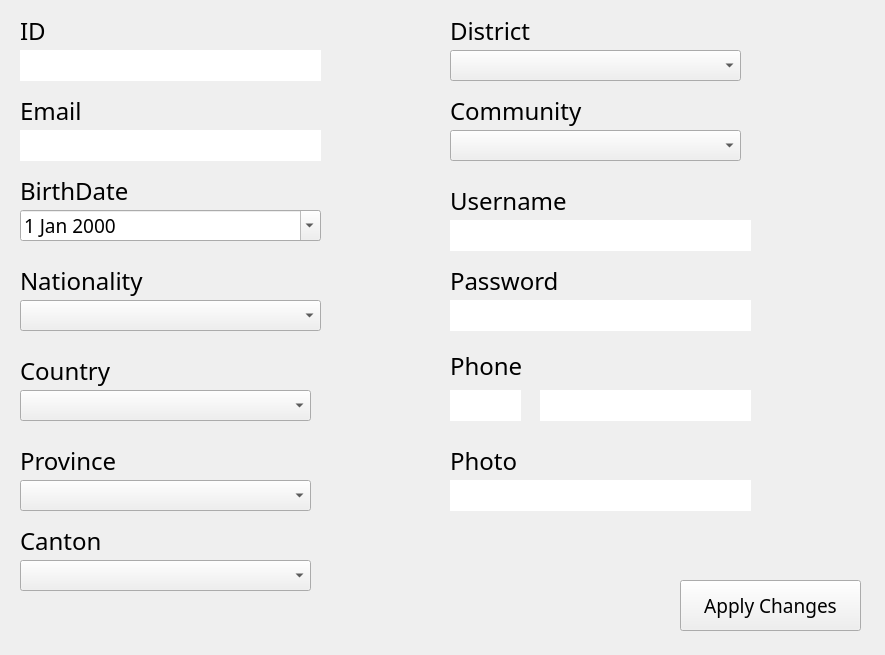
<?xml version="1.0" encoding="UTF-8"?>
<ui version="4.0">
 <class>UserEditWidget</class>
 <widget class="QWidget" name="UserEditWidget">
  <property name="geometry">
   <rect>
    <x>0</x>
    <y>0</y>
    <width>885</width>
    <height>655</height>
   </rect>
  </property>
  <property name="windowTitle">
   <string>UserEdit</string>
  </property>
  <widget class="QLabel" name="UserEdit_Background">
   <property name="geometry">
    <rect>
     <x>0</x>
     <y>0</y>
     <width>843</width>
     <height>655</height>
    </rect>
   </property>
   <property name="sizePolicy">
    <sizepolicy hsizetype="Fixed" vsizetype="Fixed">
     <horstretch>0</horstretch>
     <verstretch>0</verstretch>
    </sizepolicy>
   </property>
   <property name="text">
    <string/>
   </property>
  </widget>
  <widget class="QLineEdit" name="UserEdit_EmailInput">
   <property name="geometry">
    <rect>
     <x>20</x>
     <y>130</y>
     <width>301</width>
     <height>31</height>
    </rect>
   </property>
   <property name="font">
    <font>
     <family>Source Sans Pro</family>
     <pointsize>14</pointsize>
    </font>
   </property>
   <property name="frame">
    <bool>false</bool>
   </property>
  </widget>
  <widget class="QLabel" name="UserEdit_EmailLabel">
   <property name="geometry">
    <rect>
     <x>20</x>
     <y>90</y>
     <width>141</width>
     <height>41</height>
    </rect>
   </property>
   <property name="font">
    <font>
     <family>Source Sans Pro</family>
     <pointsize>18</pointsize>
     <weight>50</weight>
     <bold>false</bold>
    </font>
   </property>
   <property name="text">
    <string>Email</string>
   </property>
  </widget>
  <widget class="QComboBox" name="UserEdit_ProvinceInput">
   <property name="geometry">
    <rect>
     <x>20</x>
     <y>480</y>
     <width>291</width>
     <height>31</height>
    </rect>
   </property>
   <property name="font">
    <font>
     <family>Source Sans Pro</family>
     <pointsize>12</pointsize>
    </font>
   </property>
  </widget>
  <widget class="QLabel" name="UserEdit_BirthDateLabel">
   <property name="geometry">
    <rect>
     <x>20</x>
     <y>170</y>
     <width>141</width>
     <height>41</height>
    </rect>
   </property>
   <property name="font">
    <font>
     <family>Source Sans Pro</family>
     <pointsize>18</pointsize>
     <weight>50</weight>
     <bold>false</bold>
    </font>
   </property>
   <property name="text">
    <string>BirthDate</string>
   </property>
  </widget>
  <widget class="QLabel" name="UserEdit_PasswordLabel">
   <property name="geometry">
    <rect>
     <x>450</x>
     <y>260</y>
     <width>141</width>
     <height>41</height>
    </rect>
   </property>
   <property name="font">
    <font>
     <family>Source Sans Pro</family>
     <pointsize>18</pointsize>
     <weight>50</weight>
     <bold>false</bold>
    </font>
   </property>
   <property name="text">
    <string>Password</string>
   </property>
  </widget>
  <widget class="QComboBox" name="UserEdit_CantonInput">
   <property name="geometry">
    <rect>
     <x>20</x>
     <y>560</y>
     <width>291</width>
     <height>31</height>
    </rect>
   </property>
   <property name="font">
    <font>
     <family>Source Sans Pro</family>
     <pointsize>12</pointsize>
    </font>
   </property>
  </widget>
  <widget class="QLabel" name="UserEdit_UsernameLabel">
   <property name="geometry">
    <rect>
     <x>450</x>
     <y>180</y>
     <width>141</width>
     <height>41</height>
    </rect>
   </property>
   <property name="font">
    <font>
     <family>Source Sans Pro</family>
     <pointsize>18</pointsize>
    </font>
   </property>
   <property name="text">
    <string>Username</string>
   </property>
  </widget>
  <widget class="QLabel" name="UserEdit_CountryLabel">
   <property name="geometry">
    <rect>
     <x>20</x>
     <y>350</y>
     <width>141</width>
     <height>41</height>
    </rect>
   </property>
   <property name="font">
    <font>
     <family>Source Sans Pro</family>
     <pointsize>18</pointsize>
     <weight>50</weight>
     <bold>false</bold>
    </font>
   </property>
   <property name="text">
    <string>Country</string>
   </property>
  </widget>
  <widget class="QLabel" name="UserEdit_IDLabel">
   <property name="geometry">
    <rect>
     <x>20</x>
     <y>10</y>
     <width>141</width>
     <height>41</height>
    </rect>
   </property>
   <property name="font">
    <font>
     <family>Source Sans Pro</family>
     <pointsize>18</pointsize>
     <weight>50</weight>
     <bold>false</bold>
    </font>
   </property>
   <property name="text">
    <string>ID</string>
   </property>
  </widget>
  <widget class="QLabel" name="UserEdit_CommunityLabel">
   <property name="geometry">
    <rect>
     <x>450</x>
     <y>90</y>
     <width>141</width>
     <height>41</height>
    </rect>
   </property>
   <property name="font">
    <font>
     <family>Source Sans Pro</family>
     <pointsize>18</pointsize>
     <weight>50</weight>
     <bold>false</bold>
    </font>
   </property>
   <property name="text">
    <string>Community</string>
   </property>
  </widget>
  <widget class="QLabel" name="UserEdit_ProvinceLabel">
   <property name="geometry">
    <rect>
     <x>20</x>
     <y>440</y>
     <width>141</width>
     <height>41</height>
    </rect>
   </property>
   <property name="font">
    <font>
     <family>Source Sans Pro</family>
     <pointsize>18</pointsize>
     <weight>50</weight>
     <bold>false</bold>
    </font>
   </property>
   <property name="text">
    <string>Province</string>
   </property>
  </widget>
  <widget class="QComboBox" name="UserEdit_NationalityInput">
   <property name="geometry">
    <rect>
     <x>20</x>
     <y>300</y>
     <width>301</width>
     <height>31</height>
    </rect>
   </property>
   <property name="font">
    <font>
     <family>Source Sans Pro</family>
     <pointsize>12</pointsize>
    </font>
   </property>
  </widget>
  <widget class="QComboBox" name="UserEdit_CountryInput">
   <property name="geometry">
    <rect>
     <x>20</x>
     <y>390</y>
     <width>291</width>
     <height>31</height>
    </rect>
   </property>
   <property name="font">
    <font>
     <family>Source Sans Pro</family>
     <pointsize>12</pointsize>
    </font>
   </property>
  </widget>
  <widget class="QLabel" name="UserEdit_DistrictLabel">
   <property name="geometry">
    <rect>
     <x>450</x>
     <y>10</y>
     <width>141</width>
     <height>41</height>
    </rect>
   </property>
   <property name="font">
    <font>
     <family>Source Sans Pro</family>
     <pointsize>18</pointsize>
     <weight>50</weight>
     <bold>false</bold>
    </font>
   </property>
   <property name="text">
    <string>District</string>
   </property>
  </widget>
  <widget class="QLineEdit" name="UserEdit_PhoneInput">
   <property name="geometry">
    <rect>
     <x>540</x>
     <y>390</y>
     <width>211</width>
     <height>31</height>
    </rect>
   </property>
   <property name="font">
    <font>
     <family>Source Sans Pro</family>
     <pointsize>14</pointsize>
    </font>
   </property>
   <property name="frame">
    <bool>false</bool>
   </property>
  </widget>
  <widget class="QLabel" name="UserEdit_CantonLabel">
   <property name="geometry">
    <rect>
     <x>20</x>
     <y>520</y>
     <width>141</width>
     <height>41</height>
    </rect>
   </property>
   <property name="font">
    <font>
     <family>Source Sans Pro</family>
     <pointsize>18</pointsize>
     <weight>50</weight>
     <bold>false</bold>
    </font>
   </property>
   <property name="text">
    <string>Canton</string>
   </property>
  </widget>
  <widget class="QLineEdit" name="UserEdit_PhoneAreaInput">
   <property name="geometry">
    <rect>
     <x>450</x>
     <y>390</y>
     <width>71</width>
     <height>31</height>
    </rect>
   </property>
   <property name="font">
    <font>
     <family>Source Sans Pro</family>
     <pointsize>14</pointsize>
    </font>
   </property>
   <property name="frame">
    <bool>false</bool>
   </property>
  </widget>
  <widget class="QLineEdit" name="UserEdit_IDInput">
   <property name="geometry">
    <rect>
     <x>20</x>
     <y>50</y>
     <width>301</width>
     <height>31</height>
    </rect>
   </property>
   <property name="font">
    <font>
     <family>Source Sans Pro</family>
     <pointsize>14</pointsize>
    </font>
   </property>
   <property name="frame">
    <bool>false</bool>
   </property>
  </widget>
  <widget class="QLineEdit" name="UserEdit_UsernameInput">
   <property name="geometry">
    <rect>
     <x>450</x>
     <y>220</y>
     <width>301</width>
     <height>31</height>
    </rect>
   </property>
   <property name="font">
    <font>
     <family>Source Sans Pro</family>
     <pointsize>14</pointsize>
    </font>
   </property>
   <property name="frame">
    <bool>false</bool>
   </property>
  </widget>
  <widget class="QComboBox" name="UserEdit_DistrictInput">
   <property name="geometry">
    <rect>
     <x>450</x>
     <y>50</y>
     <width>291</width>
     <height>31</height>
    </rect>
   </property>
   <property name="font">
    <font>
     <family>Source Sans Pro</family>
     <pointsize>12</pointsize>
    </font>
   </property>
  </widget>
  <widget class="QLineEdit" name="UserEdit_PasswordInput">
   <property name="geometry">
    <rect>
     <x>450</x>
     <y>300</y>
     <width>301</width>
     <height>31</height>
    </rect>
   </property>
   <property name="font">
    <font>
     <family>Source Sans Pro</family>
     <pointsize>14</pointsize>
    </font>
   </property>
   <property name="frame">
    <bool>false</bool>
   </property>
  </widget>
  <widget class="QLabel" name="UserEdit_NationalityLabel">
   <property name="geometry">
    <rect>
     <x>20</x>
     <y>260</y>
     <width>141</width>
     <height>41</height>
    </rect>
   </property>
   <property name="font">
    <font>
     <family>Source Sans Pro</family>
     <pointsize>18</pointsize>
     <weight>50</weight>
     <bold>false</bold>
    </font>
   </property>
   <property name="text">
    <string>Nationality</string>
   </property>
  </widget>
  <widget class="QLabel" name="UserEdit_PhoneLabel">
   <property name="geometry">
    <rect>
     <x>450</x>
     <y>350</y>
     <width>141</width>
     <height>31</height>
    </rect>
   </property>
   <property name="font">
    <font>
     <family>Source Sans Pro</family>
     <pointsize>18</pointsize>
     <weight>50</weight>
     <bold>false</bold>
    </font>
   </property>
   <property name="text">
    <string>Phone</string>
   </property>
  </widget>
  <widget class="QDateEdit" name="UserEdit_BirthDateInput">
   <property name="geometry">
    <rect>
     <x>20</x>
     <y>210</y>
     <width>301</width>
     <height>31</height>
    </rect>
   </property>
   <property name="font">
    <font>
     <family>Source Sans Pro</family>
     <pointsize>14</pointsize>
    </font>
   </property>
   <property name="wrapping">
    <bool>false</bool>
   </property>
   <property name="frame">
    <bool>true</bool>
   </property>
   <property name="buttonSymbols">
    <enum>QAbstractSpinBox::UpDownArrows</enum>
   </property>
   <property name="maximumDate">
    <date>
     <year>2200</year>
     <month>12</month>
     <day>31</day>
    </date>
   </property>
   <property name="minimumDate">
    <date>
     <year>1900</year>
     <month>9</month>
     <day>14</day>
    </date>
   </property>
   <property name="calendarPopup">
    <bool>true</bool>
   </property>
  </widget>
  <widget class="QComboBox" name="UserEdit_CommunityInput">
   <property name="geometry">
    <rect>
     <x>450</x>
     <y>130</y>
     <width>291</width>
     <height>31</height>
    </rect>
   </property>
   <property name="font">
    <font>
     <family>Source Sans Pro</family>
     <pointsize>12</pointsize>
    </font>
   </property>
  </widget>
  <widget class="QLabel" name="UserEdit_PhotoLabel">
   <property name="geometry">
    <rect>
     <x>450</x>
     <y>440</y>
     <width>141</width>
     <height>41</height>
    </rect>
   </property>
   <property name="font">
    <font>
     <family>Source Sans Pro</family>
     <pointsize>18</pointsize>
    </font>
   </property>
   <property name="text">
    <string>Photo</string>
   </property>
  </widget>
  <widget class="QLineEdit" name="UserEdit_PhotoInput">
   <property name="geometry">
    <rect>
     <x>450</x>
     <y>480</y>
     <width>301</width>
     <height>31</height>
    </rect>
   </property>
   <property name="font">
    <font>
     <family>Source Sans Pro</family>
     <pointsize>14</pointsize>
    </font>
   </property>
   <property name="frame">
    <bool>false</bool>
   </property>
  </widget>
  <widget class="QPushButton" name="UserEdit_ApplyButton">
   <property name="geometry">
    <rect>
     <x>680</x>
     <y>580</y>
     <width>181</width>
     <height>51</height>
    </rect>
   </property>
   <property name="font">
    <font>
     <family>Coolvetica Rg</family>
     <pointsize>14</pointsize>
    </font>
   </property>
   <property name="text">
    <string>Apply Changes</string>
   </property>
   <property name="flat">
    <bool>false</bool>
   </property>
  </widget>
 </widget>
 <resources/>
 <connections/>
</ui>
